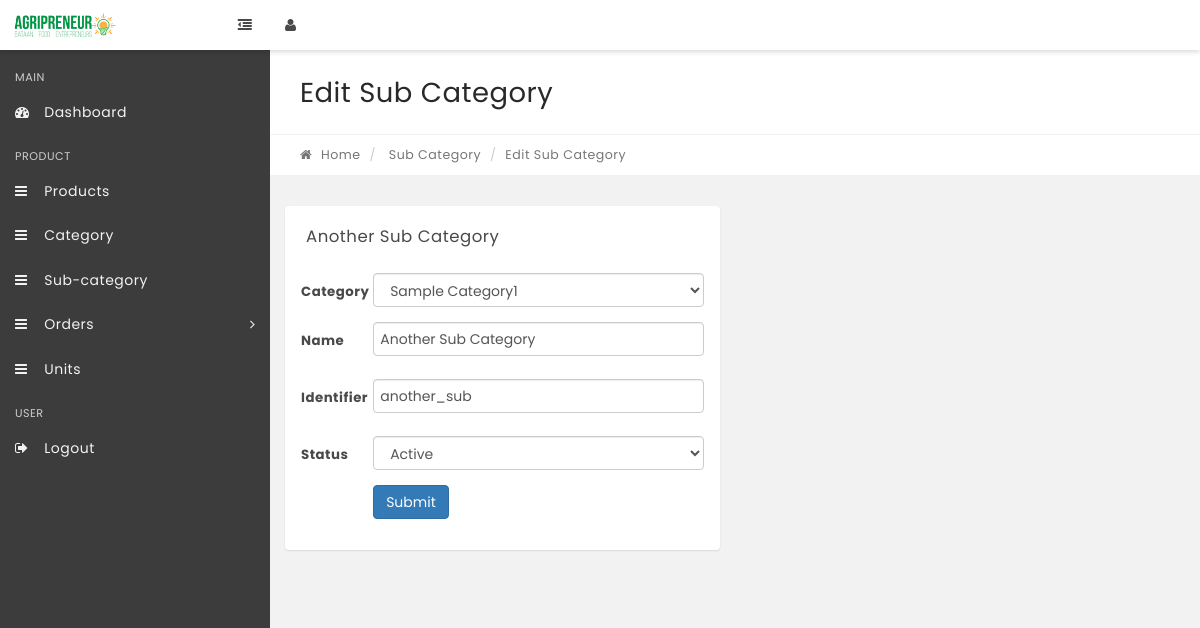
/admin/subcategory/edit/2, run on an earlier commit of the app's database.
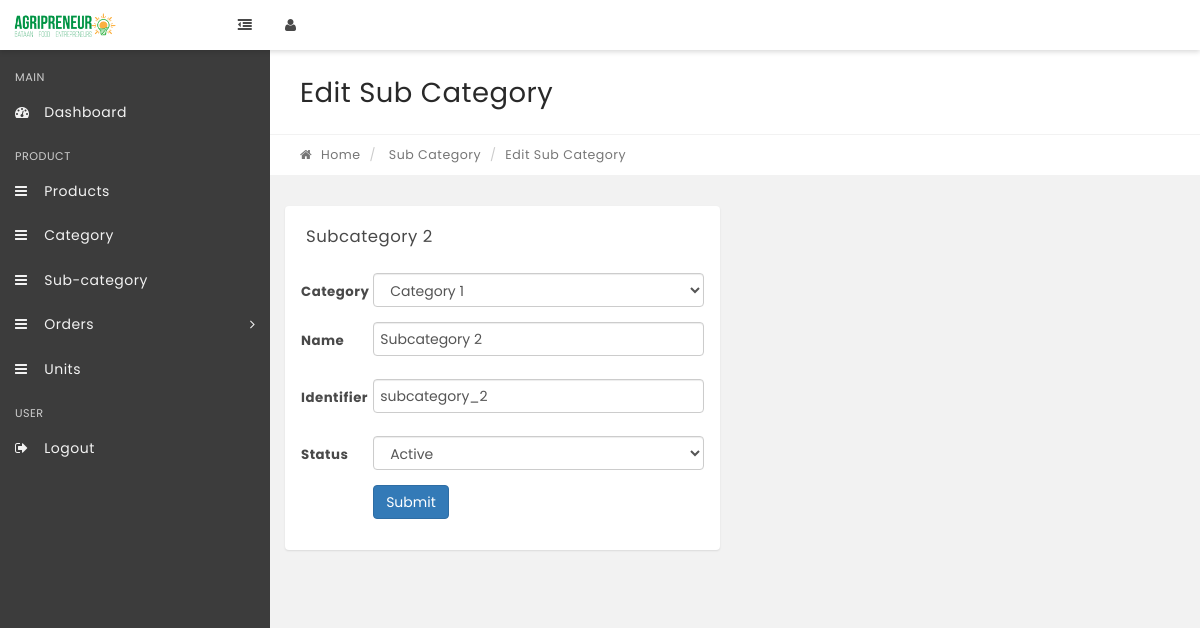
And on a later commit of the database.
### tables this page shows
CREATE TABLE `tbl_sub_category` (
  `subcategory_id` int(11) NOT NULL,
  `category_id` int(11) NOT NULL,
  `subcategory_name` varchar(255) NOT NULL,
  `subcategory_identifier` varchar(255) NOT NULL,
  `subcategory_status` int(11) NOT NULL,
  `timestamp_create` timestamp NOT NULL DEFAULT CURRENT_TIMESTAMP,
  `timestampe_update` timestamp NOT NULL DEFAULT '0000-00-00 00:00:00' ON UPDATE CURRENT_TIMESTAMP
);

CREATE TABLE `tbl_category` (
  `category_id` int(11) NOT NULL,
  `category_name` varchar(255) NOT NULL,
  `category_identifier` varchar(255) NOT NULL,
  `category_status` int(11) NOT NULL,
  `timestamp_created` timestamp NOT NULL DEFAULT CURRENT_TIMESTAMP,
  `timestamp_update` timestamp NOT NULL DEFAULT '0000-00-00 00:00:00' ON UPDATE CURRENT_TIMESTAMP
);

### application/libraries/Template.php (called while the page is built, shortened)
<?php
class Template {
    var $use_template = '';
    var $use_template_file = '';
    var $template_data = array();
	var $CI;
	function __construct(){
		$this->CI =& get_instance();
	}
	function set_title($title){
		$this->template_data['title'] = $title;
	}
	function set_additional_css($css_set){
        $this->template_data['additional_css'] = $css_set;
    }
    function set_additional_js($js_set){
        $this->template_data['add_js'] = $js_set;
    }
    public function set_template($name,$file="template"){
        $this->use_template = $name;
        $this->use_template_file = $file;
    }
    public function load_sub($key,$value){
        if(is_array($key)){
            $this->template_data = $key;
        }else{
            $this->template_data[$key] = $value;
        }
    }
    public function load($path){
        $content = $this->CI->load->view($path,$this->template_data,true);
        $this->template_data["content"] = $content;
        $template_path = $this->use_template . "/" . $this->use_template_file;
        $this->CI->load->view("templates/".$template_path,$this->template_data);
    }
}

### application/controllers/Admin.php (called while the page is built, shortened)
<?php
class Admin extends CI_Controller {
    function __construct(){
        $styles = array(
            'assets/user/css/prism/prism.css',
            'assets/user/css/ladda/ladda-themeless.min.css',
		);
		$js = array(
            'assets/user/js/login.js',
            'assets/user/js/user.js',
            'assets/user/js/admin.js',
            'assets/user/js/switchery/switchery.min.js',
            'assets/user/js/ladda/ladda.min.js',
            'assets/user/js/prism/prism.js'
		);
		$this->template->set_additional_css($styles);
		$this->template->set_additional_js($js);
        $this->template->set_title('Admin - Dashboard');
        $this->template->set_template('admin');
    }
    function sub_category_edit($id)
    {
        $this->template->load_sub('user', $this->user_model->get_user_data($this->session->userdata('id')));
        $this->template->load_sub('categories', $this->category_model->get_category_data());
        $this->template->load_sub('subcategory', $this->subcategory_model->get_subcategory_info($id));
        $this->template->load('admin/edit_sub_category');
    }
}

### index.php (called while the page is built, shortened)
<?php
require_once BASEPATH.'core/CodeIgniter.php';

### application/models/Subcategory_model.php (called while the page is built, shortened)
<?php
class Subcategory_model extends CI_Model {
    function get_subcategory_info($id)
    {
        $this->db->select('*');
        $this->db->from('tbl_sub_category');
        $this->db->where('subcategory_id', $id);
        $query = $this->db->get();
        if($query->num_rows()){
			return $query->row();
		}
		return [];
    }
}

### application/models/Category_model.php (called while the page is built, shortened)
<?php
class Category_model extends CI_Model {
    function get_category_data()
    {
        $this->db->select('*');
        $this->db->from('tbl_category');
        $query = $this->db->get();
        if($query->num_rows()){
			return $query->result();
		}
		return [];
    }
}

### application/views/admin/edit_sub_category.php (the view, shortened to what the changed rows need)
<div class="row page-title-div">
	<div class="col-md-6">
		<h2 class="title">Edit Sub Category</h2>
	</div>
</div>
<section class="section">
	<div class="row">
		<div class="col-md-6">
			<div class="panel">
				<div class="panel-heading">
					<div class="panel-title">
						<h5><?php echo ucfirst($subcategory->subcategory_name);?></h5>
					</div>
				</div>
				<div class="panel-body">
					<form class="form-horizontal" id="edit_sub_category">
                        <div class="form-group">
							<div class="col-sm-10">
                                <select class="form-control" name="category" id="category">
                                    <?php
                                        foreach($categories as $category){
                                            ?>
                                                <option value="<?php echo $category->category_id;?>" <?php if($subcategory->category_id == $category->category_id){echo 'selected';} ?>><?php echo $category->category_name;?></option>
                                            <?php
                                        }
                                    ?>
                                </select>
							</div>
						</div>
						<div class="form-group">
							<div class="col-sm-10">
								<input type="text" class="form-control" id="subcategory_name" name ="subcategory_name" value="<?php echo $subcategory->subcategory_name;?>">
							</div>
						</div>
						<div class="form-group">
							<div class="col-sm-10">
								<input type="text" class="form-control" id="subcategory_identifier" name="subcategory_identifier" value="<?php echo $subcategory->subcategory_identifier;?>">
							</div>
						</div>
						<div class="form-group">
							<div class="col-sm-10">
                                <select class="form-control" name="status" id="status">
                                    <option value="1" <?php if($subcategory->subcategory_status == 1) {echo 'selected';} ?>>Active</option>
                                </select>
							</div>
						</div>
					</form>
				</div>
			</div>
		</div>
	</div>
</section>

What changed in the data, as far as the page shows it:
changed tbl_sub_category "Active": subcategory_name "Another Sub Category" → "Subcategory 2"; category "Sample Category1" → "Category 1"; subcategory_identifier "another_sub" → "subcategory_2"
